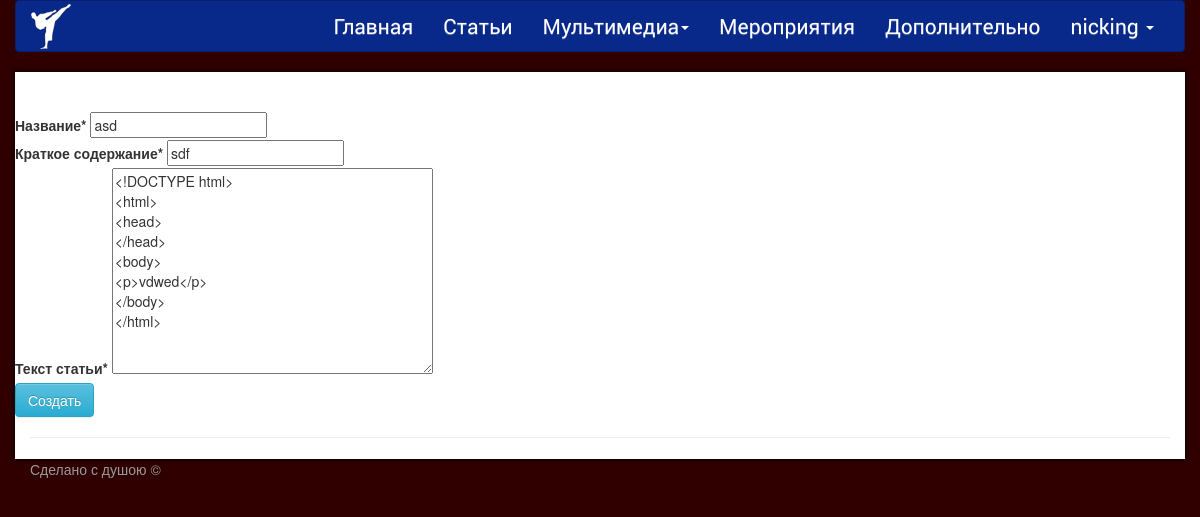
The page /articles/7/update/ (signed in) on the database its author committed.
### core/models.py (models this page shows, shortened)
class User(AbstractBaseUser, PermissionsMixin):
    username = models.CharField(max_length=100, unique=True, verbose_name='Логин пользователя')
    email = models.EmailField(verbose_name='Email')
    f_name = models.CharField(max_length=100, verbose_name='Имя пользователя', blank=True)
    l_name = models.CharField(max_length=100, verbose_name='Фамилия', blank=True)
    avatar = models.ImageField(verbose_name='Аватар', upload_to='core/user/avatars/', blank=True)
    is_staff = models.BooleanField(default=False, verbose_name='Доступ в админ.панель')
    is_active = models.BooleanField(default=False, verbose_name='Доступ пользователя в систему')
    date_joined = models.DateTimeField(auto_now_add=True, verbose_name='Дата регистрации')
    dm = models.DateTimeField(auto_now=True, verbose_name='Дата последнего изменения')
    objects = UserManager()
    USERNAME_FIELD = 'username'
    REQUIRED_FIELDS = ['email']
    class Meta:
        verbose_name = 'Пользователя'
        verbose_name_plural = 'Пользователи'

### karate/models.py (models this page shows, shortened)
class Articles(models.Model):
    name = models.CharField(max_length=100, verbose_name='Название')
    dc = models.DateTimeField(auto_now_add=True, verbose_name='Дата создания статьи')
    short_text = models.CharField(max_length=255, verbose_name='Краткое содержание')
    text = models.TextField(verbose_name='Текст статьи')
    class Meta:
        verbose_name = 'Статью'
        verbose_name_plural = 'Статьи'

### karate/views/articles.py (the view, shortened to what this page needs)
class ArticlesUpdate(LoginRequiredMixin, UpdateView):
    model = Articles
    form_class = forms.ArticleCreate
    template_name = 'karate/articles/article_create.html'

### karate/forms.py
class ArticleCreate(forms.ModelForm):
    class Meta:
        model = Articles
        fields = ('name', 'short_text', 'text')

### karate/templates/karate/articles/article_create.html (shortened to what this page needs)
{% extends 'core/base.html' %}
{% block full_screan %}
    <br>
    <form enctype="multipart/form-data" class="form-horizontal" action="{{ request.path }}"
          method="post" role="form" class="form-inline">
        <div class="form-group">
            {% load crispy_forms_tags %}
            {{ form|crispy }}
            <input class='btn btn-info' type="submit" value="Создать"/>
        </div>
    </form>
    <hr>
{% endblock %}

### core/templates/core/base.html (shortened to what this page needs)
<html lang="ru">
<head>
    <link href="{{ STATIC_URL }}core/bootstrap/css/bootstrap.min.css" rel="stylesheet" type="text/css"/>
    <link href="{{ STATIC_URL }}core/bootstrap/css/bootstrap-theme.min.css" rel="stylesheet" type="text/css"/>
    <link href="{{ STATIC_URL }}core/css/main.css" rel="stylesheet" type="text/css">
</head>
<body>
<header>
    <div class="container">
        <div class="row">
            <nav class="navbar navbar-custom">
                <div class="container-fluid">
                    <div class="navbar-header">
                        <a href="#">
                            <img class="icons--gradient"
                                 src="{{ STATIC_URL }}core/images/karate-logo.svg"
                                 id="logo">
                        </a>
                    </div>
                    <div class="collapse navbar-collapse" id="menu">
                        <ul class="nav navbar-nav navbar-right">
                            <li><a href="{% url 'index' %}">Главная</a></li>
                            <li><a href="{% url 'article_list' %}">Статьи</a></li>
                            <li class="dropdown">
                                <a class="dropdown-toggle" data-toggle="dropdown" role="button">
                                    Мультимедиа<span class="caret"></span>
                                </a>
                            </li>
                            <li><a href="{% url 'plan_of_events_list' %}">Мероприятия</a></li>
                            <li><a href="{% url 'additionally' %}">Дополнительно</a></li>
                            {% if user.is_authenticated %}
                                <li class="dropdown">
                                    <a class="dropdown-toggle" data-toggle="dropdown" role="button">
                                        {{ user.username }}
                                        <span class="caret"></span>
                                    </a>
                                </li>
                            {% endif %}
                        </ul>
                    </div>
                </div>
            </nav>
        </div>
    </div>
</header>
<div id="background" class="container drop-shadow">
    {% block full_content %}
        <div class="col-lg-12">
            {% block full_screan %}
            {% endblock %}
        </div>
        <div class="col-lg-8">
                {% if form_post %}
                        {% load crispy_forms_tags %}
                {% endif %}
        </div>
        <div class="col-lg-4">
        </div>
    {% endblock full_content %}
</div>
{% load crispy_forms_tags %}
<footer class="footer">
    <div class="container">
        <p class="text-muted">Сделано с душою &copy;</p>
    </div>
</footer>
</body>
</html>

### core/static/core/css/main.css (style rules this page uses)
html { overflow-y: scroll; }
#logo { margin-top: 3px; width: 40px; }
.navbar-custom { background-color: #08298a; border-color: #06206b; }
.navbar-custom .navbar-nav > li > a { color: #ffffff; font-size: 1.5em; font-family: Roboto, serif; }
.navbar-custom .navbar-collapse, .navbar-custom .navbar-form { border-color: #061f68; }
.navbar-custom .navbar-nav > .dropdown > a .caret { border-top-color: #ffffff; border-bottom-color: #ffffff; }
@media (min-width: 992px) { .drop-shadow { -webkit-box-shadow: 0 0 5px 2px rgba(0, 0, 0, .5); box-shadow: 0 0 5px 2px rgba(0, 0, 0, .5); } }
@media (min-width: 992px) { .container.drop-shadow { padding-left: 0; padding-right: 0; } }

### core/templates/core/base.html (style rules this page uses)
body { background-color: #300000; }
#background { background-color: #FFFFFF; }

### rows shown on the page
User: username "nicking"
Articles: name "asd", short_text "sdf", text "<!DOCTYPE html> <html> <head> </head> <body> <p>vdwed</p> </body> </html>"
